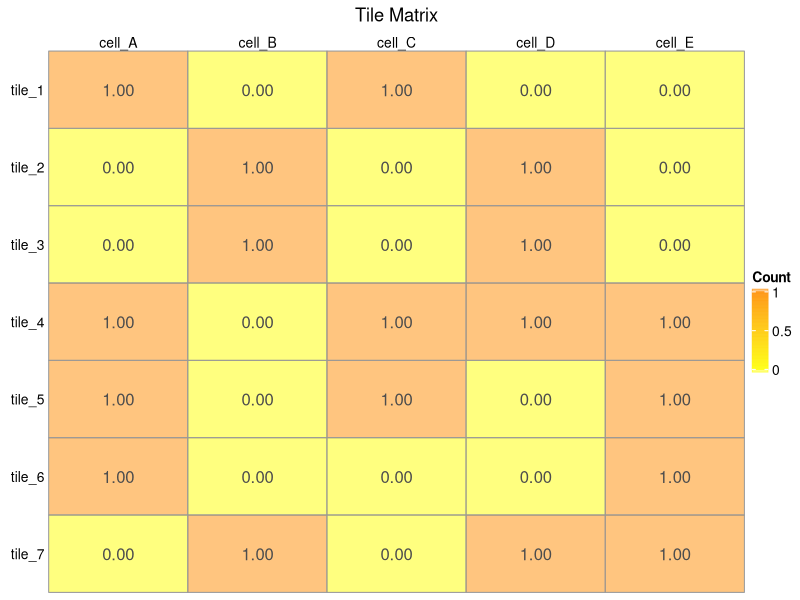
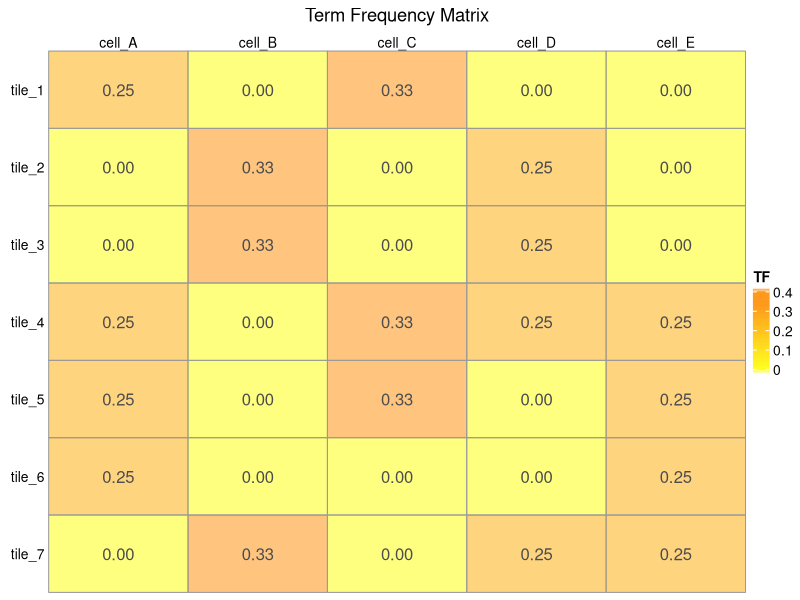
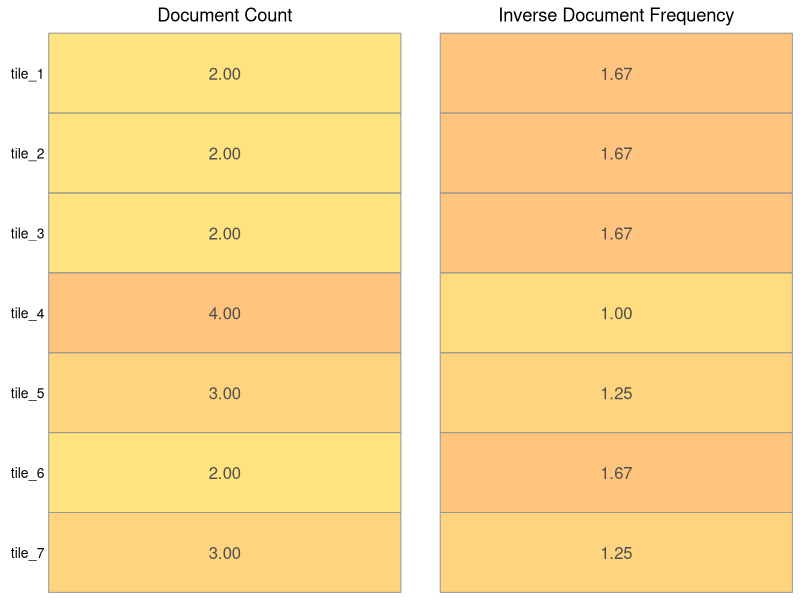
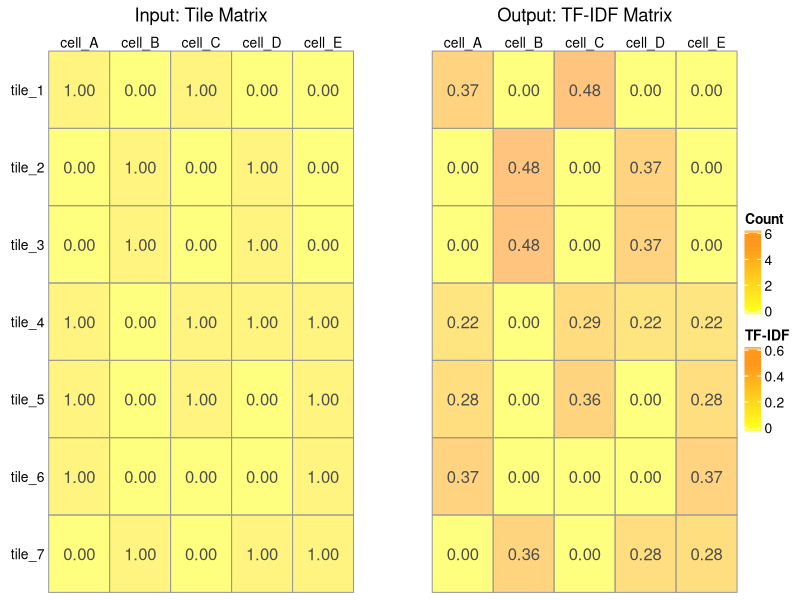

The R source for these figures, in order: (Note: this script raises an error after producing the figures.)
## ---- chunk 1
knitr::opts_chunk$set(echo = TRUE)
suppressPackageStartupMessages({
  library(tidyverse)
  library(grid)
  library(ComplexHeatmap)
  library(gridExtra)
})
## ---- chunk 2
simple <- tibble::tribble(
  ~cell_A, ~cell_B, ~cell_C, ~cell_D, ~cell_E,
  1, 0, 1, 0, 0,
  0, 1, 0, 1, 0,
  0, 1, 0, 1, 0,
  1, 0, 1, 1, 1,
  1, 0, 1, 0, 1,
  1, 0, 0, 0, 1,
  0, 1, 0, 1, 1
) %>%
  mutate(rownames = paste0("tile_", 1:nrow(.))) %>%
  column_to_rownames(var = "rownames") %>%
  as.matrix()

ComplexHeatmap::pheatmap(
   simple, 
   cluster_rows = F, cluster_cols = F,
   display_numbers = T, 
   fontsize_number = 12, 
   column_names_side = c("top"),
   row_names_side = c("left"),
   angle_col = c("0"),
   circlize::colorRamp2(c(0, max(simple)), c("yellow", "darkorange"), transparency = 0.5),
   column_title = "Tile Matrix",
   heatmap_legend_param = list(title = "Count")
   )
## ---- chunk 3
print(paste0("Rank of the Tile Matrix: ", Matrix::rankMatrix(simple)[1]))
## ---- chunk 4
tf_simple <- t(t(simple) / colSums(simple))
## ---- chunk 5
ComplexHeatmap::pheatmap(
   tf_simple, 
   cluster_rows = F, cluster_cols = F,
   display_numbers = T, 
   fontsize_number = 12, 
   column_names_side = c("top"),
   row_names_side = c("left"),
   angle_col = c("0"),
   circlize::colorRamp2(c(0, max(tf_simple)), c("yellow", "darkorange"), transparency = 0.5),
   column_title = "Term Frequency Matrix",
   number_format = "%.2f",
   heatmap_legend_param = list(title = "TF")
   )
## ---- chunk 6
dfs <- rowSums(tf_simple > 0)
idfs <- ncol(tf_simple)/(dfs+1)
## ---- chunk 7
p1 <- ComplexHeatmap::pheatmap(
   as.matrix(dfs), 
   cluster_rows = F, cluster_cols = F,
   display_numbers = T, 
   fontsize_number = 12, 
   column_names_side = c("top"),
   row_names_side = c("left"),
   angle_col = c("0"),
   circlize::colorRamp2(c(0, max(dfs)), c("yellow", "darkorange"), transparency = 0.5),
   column_title = "Document Count",
   number_format = "%.2f",
   heatmap_legend_param = list(title = "DF"), 
   run_draw = FALSE
   )

p2 <- ComplexHeatmap::pheatmap(
   as.matrix(idfs), 
   cluster_rows = F, cluster_cols = F,
   display_numbers = T, 
   fontsize_number = 12, 
   column_names_side = c("top"),
   row_names_side = c("left"),
   angle_col = c("0"),
   circlize::colorRamp2(c(0, max(idfs)), c("yellow", "darkorange"), transparency = 0.5),
   column_title = "Inverse Document Frequency",
   number_format = "%.2f",
   heatmap_legend_param = list(title = "IDF"), 
   run_draw = FALSE
   )

ht_list <- p1 + p2
draw(ht_list, ht_gap = unit(1, "cm"), show_heatmap_legend = FALSE)
## ---- chunk 8
tfidf_simple <- log(tf_simple + 1) * idfs
## ---- chunk 9
p1 <- ComplexHeatmap::pheatmap(
   simple, 
   cluster_rows = F, cluster_cols = F,
   display_numbers = T, 
   fontsize_number = 12, 
   column_names_side = c("top"),
   row_names_side = c("left"),
   angle_col = c("0"),
   circlize::colorRamp2(c(0, 5), c("yellow", "darkorange"), transparency = 0.5),
   column_title = "Input: Tile Matrix",
   heatmap_legend_param = list(title = "Count"), 
   run_draw = FALSE
   )

p2 <- ComplexHeatmap::pheatmap(
   tfidf_simple, 
   cluster_rows = F, cluster_cols = F,
   display_numbers = T, 
   fontsize_number = 12, 
   column_names_side = c("top"),
   row_names_side = c("left"),
   angle_col = c("0"),
   circlize::colorRamp2(c(0, max(tfidf_simple)), c("yellow", "darkorange"), transparency = 0.5),
   column_title = "Output: TF-IDF Matrix",
   number_format = "%.2f",
   heatmap_legend_param = list(title = "TF-IDF"), 
   run_draw = FALSE
   )

ht_list <- p1 + p2
draw(ht_list, ht_gap = unit(2, "cm"))
## ---- chunk 10
knitr::include_graphics("img/1920px-Codomain2.SVG.png")
## ---- chunk 11
svd_object <- svd(tfidf_simple, nu=nrow(tfidf_simple), nv=ncol(tfidf_simple))
U <- svd_object$u
Vt <- t(svd_object$v)
S <- rbind(diag(svd_object$d), matrix(0, 
                                      nrow = nrow(tfidf_simple) - length(svd_object$d),
                                      ncol = ncol(tfidf_simple)))
## ---- chunk 12
p1 <- ComplexHeatmap::pheatmap(
   U, 
   cluster_rows = F, cluster_cols = F,
   display_numbers = T, 
   fontsize_number = 12, 
   column_names_side = c("top"),
   row_names_side = c("left"),
   angle_col = c("0"),
   circlize::colorRamp2(c(min(U), max(U)), c("yellow", "darkorange"), 
                        transparency = 0.5),
   column_title = "U: Left Singular Vectors",
   heatmap_legend_param = list(title = ""), 
   run_draw = FALSE
   )

p2 <- ComplexHeatmap::pheatmap(
   S, 
   cluster_rows = F, cluster_cols = F,
   display_numbers = T, 
   fontsize_number = 12, 
   column_names_side = c("top"),
   row_names_side = c("left"),
   angle_col = c("0"),
   circlize::colorRamp2(c(min(S), max(S)), c("yellow", "darkorange"),
                        transparency = 0.5),
   column_title = "S: Singular Values",
   number_format = "%.2f",
   heatmap_legend_param = list(title = ""), 
   run_draw = FALSE
   )

p3 <- ComplexHeatmap::pheatmap(
   Vt, 
   cluster_rows = F, cluster_cols = F,
   display_numbers = T, 
   fontsize_number = 12, 
   column_names_side = c("top"),
   row_names_side = c("left"),
   angle_col = c("0"),
   circlize::colorRamp2(c(min(Vt), max(Vt)), c("yellow", "darkorange"),
                        transparency = 0.5),
   column_title = "Vt: Right Singular Vectors",
   number_format = "%.2f",
   heatmap_legend_param = list(title = ""), 
   run_draw = FALSE
   )

grid.newpage()
pushViewport(viewport(layout = grid.layout(nr = 1, nc = 3)))
pushViewport(viewport(layout.pos.row = 1, layout.pos.col = 1))
draw(p1, newpage = FALSE)
upViewport()

pushViewport(viewport(layout.pos.row = 1, layout.pos.col = 2))
draw(p2, newpage = FALSE)
upViewport()

pushViewport(viewport(layout.pos.row = 1, layout.pos.col = 3))
draw(p3, newpage = FALSE)
upViewport()
## ---- chunk 13
# check whether output makes sense
full_reconstruction = U %*% S %*% Vt
rownames(full_reconstruction) <- rownames(tfidf_simple)
colnames(full_reconstruction) <- colnames(tfidf_simple)

rk <- 2
# check whether output makes sense
rk_approximation = U[,1:rk] %*% S[1:rk, 1:rk] %*% Vt[1:rk,]
rownames(rk_approximation) <- rownames(tfidf_simple)
colnames(rk_approximation) <- colnames(tfidf_simple)
## ---- chunk 14
p1 <- ComplexHeatmap::pheatmap(
   tfidf_simple, 
   cluster_rows = F, cluster_cols = F,
   display_numbers = T, 
   fontsize_number = 12, 
   column_names_side = c("top"),
   row_names_side = c("left"),
   angle_col = c("0"),
   circlize::colorRamp2(c(min(tfidf_simple), max(tfidf_simple)), 
                        c("yellow", "darkorange"), transparency = 0.5),
   column_title = "TF-IDF Matrix",
   number_format = "%.2f",
   heatmap_legend_param = list(title = "TF-IDF"), 
   run_draw = FALSE
   )

p2 <- ComplexHeatmap::pheatmap(
   full_reconstruction, 
   cluster_rows = F, cluster_cols = F,
   display_numbers = T, 
   fontsize_number = 12, 
   column_names_side = c("top"),
   row_names_side = c("left"),
   angle_col = c("0"),
   circlize::colorRamp2(c(min(full_reconstruction), max(full_reconstruction)), 
                        c("yellow", "darkorange"), transparency = 0.5),
   column_title = "Full Reconstructed TF-IDF Matrix",
   heatmap_legend_param = list(title = "TF-IDF"), 
   run_draw = FALSE
   )

p3 <- ComplexHeatmap::pheatmap(
   rk_approximation, 
   cluster_rows = F, cluster_cols = F,
   display_numbers = T, 
   fontsize_number = 12, 
   column_names_side = c("top"),
   row_names_side = c("left"),
   angle_col = c("0"),
   circlize::colorRamp2(c(min(rk_approximation), max(rk_approximation)), 
                        c("yellow", "darkorange"), transparency = 0.5),
   column_title = "Rank 2 Reconstructed TF-IDF Matrix",
   heatmap_legend_param = list(title = "TF-IDF"), 
   run_draw = FALSE
   )

ht_list <- p1 + p2 + p3
draw(ht_list, ht_gap = unit(2, "cm"), show_heatmap_legend = FALSE)
## ---- chunk 15
k <- 2
new_basis <- Vt[1:k,]
rownames(new_basis) <- paste0("v", 1:k)
colnames(new_basis) <- colnames(tfidf_simple)
## ---- chunk 16
p1 <- ComplexHeatmap::pheatmap(
   simple, 
   cluster_rows = F, cluster_cols = F,
   display_numbers = T, 
   fontsize_number = 12, 
   column_names_side = c("top"),
   row_names_side = c("left"),
   angle_col = c("0"),
   circlize::colorRamp2(c(0, 5), c("yellow", "darkorange"), transparency = 0.5),
   column_title = "Input: Tile Matrix",
   heatmap_legend_param = list(title = "Count"), 
   run_draw = FALSE
   )

p2 <- ComplexHeatmap::pheatmap(
   tfidf_simple, 
   cluster_rows = F, cluster_cols = F,
   display_numbers = T, 
   fontsize_number = 12, 
   column_names_side = c("top"),
   row_names_side = c("left"),
   angle_col = c("0"),
   circlize::colorRamp2(c(min(tfidf_simple), max(full_reconstruction)), 
                        c("yellow", "darkorange"), transparency = 0.5),
   column_title = "Intermediate: TF-IDF Matrix",
   heatmap_legend_param = list(title = "TF-IDF"), 
   run_draw = FALSE
   )

p3 <- ComplexHeatmap::pheatmap(
   new_basis, 
   cluster_rows = F, cluster_cols = F,
   display_numbers = T, 
   fontsize_number = 12, 
   column_names_side = c("top"),
   row_names_side = c("left"),
   angle_col = c("0"),
   circlize::colorRamp2(c(min(new_basis), max(new_basis)), 
                        c("yellow", "darkorange"), transparency = 0.5),
   column_title = "Output: Cell Embedding (right singular vectors)",
   heatmap_legend_param = list(title = ""), 
   run_draw = FALSE
   )

grid.newpage()
pushViewport(viewport(layout = grid.layout(nr = 1, nc = 3)))
pushViewport(viewport(layout.pos.row = 1, layout.pos.col = 1))
draw(p1, newpage = FALSE)
upViewport()

pushViewport(viewport(layout.pos.row = 1, layout.pos.col = 2))
draw(p2, newpage = FALSE)
upViewport()

pushViewport(viewport(layout.pos.row = 1, layout.pos.col = 3))
draw(p3, newpage = FALSE)
upViewport()
